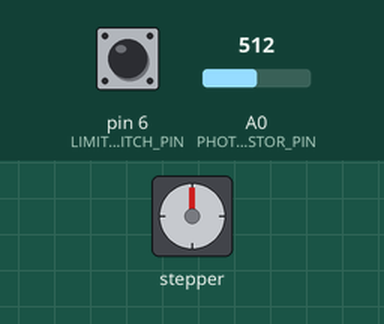
This sketch was run on a simulated Arduino Uno, built with avr-gcc and run on an emulated ATmega328P. Parts: stepper motor. Inputs (shaded band) come from the test bench; at power-on: pin 6 (LIMIT_SWITCH_PIN) HIGH, A0 (PHOTORESISTOR_PIN) = 512. Stepper angles assume 200 steps per turn; what the sketch prints to the serial monitor is not drawn.

Above: at 1.2 s.
1.3 s: pin 6 (LIMIT_SWITCH_PIN) pulled LOW for 0.15 s
At 1.5 s:
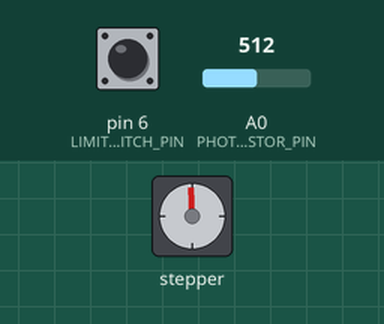
At 4.24 s:
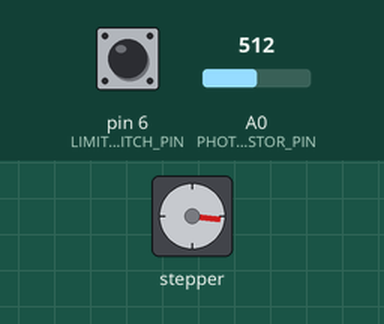
4.3 s: A0 (PHOTORESISTOR_PIN) set to 0
At 4.85 s:
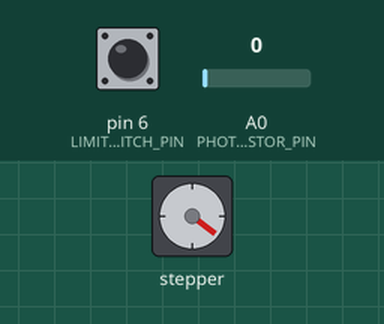
7.3 s: A0 (PHOTORESISTOR_PIN) set to 122
10.3 s: pin 6 (LIMIT_SWITCH_PIN) pulled LOW for 1 s
Timing chart, 0 to 13.3 s (numbered marks = the images above; inputs shaded):
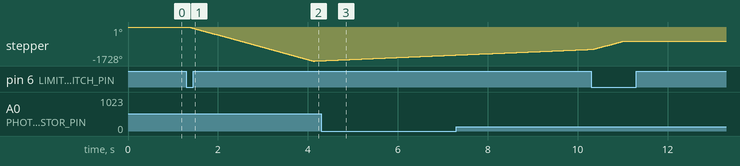

Measured:
- after the input at 1.3 s, stepper: turns 1729° counter-clockwise in 2.8 s, then 18° clockwise in 0.15 s

The sketch:

Raman_Spec.ino
```cpp
#include <ezButton.h>
#include <AccelStepper.h>

#define LIMIT_SWITCH_PIN  6
#define MOTOR_STEP_PIN    7
#define MOTOR_DIR_PIN     2
#define MOTOR_INTERFACE_TYPE 1
#define PHOTORESISTOR_PIN A0

// ls == limit switch
// pos == position
// pd == photodiode

ezButton limitSwitch(LIMIT_SWITCH_PIN);
AccelStepper stepper(MOTOR_INTERFACE_TYPE, MOTOR_STEP_PIN, MOTOR_DIR_PIN);

bool LS_flag = false;
bool Raman_flag = false;
float posDegree = 0.00;
int posStep = 0;
int pdMeasure = 0;

void setup() {
  Serial.begin(115200);
  limitSwitch.setDebounceTime(50);
  pinMode(PHOTORESISTOR_PIN,INPUT);
}

void loop() {
  limitSwitch.loop();
  int lsCount = limitSwitch.getCount() % 3;

  pdMeasure=analogRead(PHOTORESISTOR_PIN);

  if(lsCount == 0 && !Raman_flag){
    stepper.setMaxSpeed(1000);
    stepper.setSpeed(500);
    stepper.runSpeed();
    stepper.setCurrentPosition(0);
  }

  if(lsCount == 1 && !Raman_flag){
    stepper.moveTo(-960);
    stepper.setSpeed(400);
    stepper.runSpeedToPosition();
  }

  if(stepper.currentPosition() == -960){
    Raman_flag = true;
  }

  if(Raman_flag == true){
    stepper.setSpeed(56);
    stepper.runSpeed();
    if(stepper.isRunning()){
      posStep = stepper.currentPosition() + 960;
      posDegree = posStep * 0.1125;

      String str_posDegree = String(posDegree);
      String str_pdMeasure = String(pdMeasure);

      String txData = String("A" + str_posDegree + "B" + str_pdMeasure + "C");
      Serial.println(txData);

    }
  }

  if(limitSwitch.isPressed()){
    Raman_flag = false;
    posDegree = 0.00;
    posStep = 0;
  }

  if(lsCount == 2 && !Raman_flag){
    stepper.moveTo(-400);
    stepper.setSpeed(400);
    stepper.runSpeedToPosition();
  }
}
```
